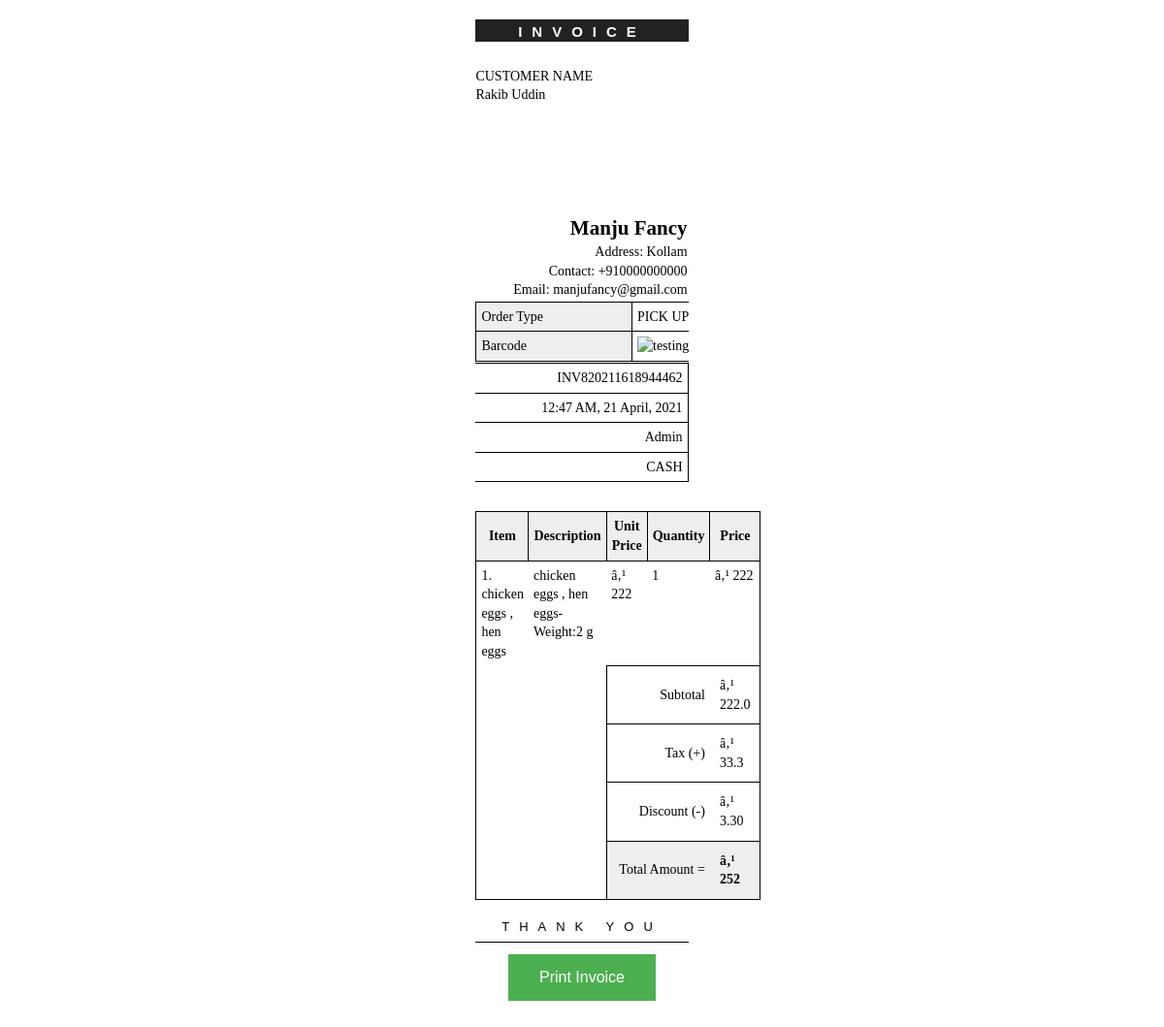
Page /invoice.php?id=INV820211618944462 on the committed database.
### tables this page shows
CREATE TABLE `order_list` (
  `order_id` int(255) NOT NULL,
  `invoice_id` varchar(255) NOT NULL,
  `order_date` varchar(255) NOT NULL,
  `order_time` varchar(255) NOT NULL,
  `order_type` varchar(255) NOT NULL,
  `order_payment_method` varchar(255) NOT NULL,
  `order_price` varchar(255) NOT NULL,
  `discount` varchar(255) NOT NULL,
  `tax` varchar(255) NOT NULL,
  `customer_name` varchar(255) NOT NULL,
  `served_by` varchar(255) NOT NULL,
  `timestamp` timestamp NOT NULL DEFAULT current_timestamp() ON UPDATE current_timestamp()
);

CREATE TABLE `shop` (
  `shop_id` int(11) NOT NULL,
  `shop_name` varchar(255) NOT NULL,
  `shop_contact` varchar(255) NOT NULL,
  `shop_email` varchar(255) NOT NULL,
  `shop_address` varchar(255) NOT NULL,
  `tax` varchar(11) NOT NULL,
  `currency_symbol` varchar(20) NOT NULL,
  `shop_status` varchar(255) NOT NULL
);

CREATE TABLE `order_details` (
  `order_details_id` int(255) NOT NULL,
  `invoice_id` varchar(255) NOT NULL,
  `product_name` text NOT NULL,
  `product_quantity` varchar(255) NOT NULL,
  `product_weight` varchar(255) NOT NULL,
  `product_price` varchar(255) NOT NULL,
  `product_order_date` varchar(255) NOT NULL,
  `product_id` varchar(255) NOT NULL,
  `product_image` varchar(255) NOT NULL,
  `timestamp` timestamp NOT NULL DEFAULT current_timestamp() ON UPDATE current_timestamp()
);

### my_function.php (called while the page is built, shortened)
<?php
function getCurrency()
{
    global $con;
    $result = mysqli_query($con, "SELECT currency_symbol FROM shop WHERE shop_id=1 ");
    $row = mysqli_fetch_assoc($result);
    $currency = $row['currency_symbol'];
    return $currency;
}
?>

### invoice.php (the view, shortened to what this page needs)
<!DOCTYPE html>
<head>
    <link rel='stylesheet' type='text/css' href='css/style.css'/>
    <link rel='stylesheet' type='text/css' href='css/print.css' media="print"/>
</head>
<body>
<div id="page-wrap">
    <textarea id="header">INVOICE</textarea>
    <div id="identity">
        <?php
        include('db_connect.php');
        include("my_function.php");
        $getid = $_GET['id'];
        $my_result = mysqli_query($con, "SELECT * FROM order_list WHERE invoice_id='$getid'");
        $data = mysqli_fetch_array($my_result)
        ?>
        <p id="address">
            CUSTOMER NAME<br>
            <?php echo $data['customer_name'] ?><br>
        </p>
        <div id="logo">
            <?php
            $my_result = mysqli_query($con, "SELECT * FROM shop WHERE shop_id=1");
            $shop_data = mysqli_fetch_array($my_result)
            ?>
           <h2><?php echo $shop_data['shop_name'] ?></h2>
            <p>Address: <?php echo $shop_data['shop_address'] ?></p>
            <p>Contact: <?php echo $shop_data['shop_contact'] ?></p>
            <p>Email:  <?php echo $shop_data['shop_email'] ?></p>
        </div>
    </div>
    <div id="customer">
        <table id="meta2">
            <tr>
                <td class="meta-head">Order Type</td>
                <td><p id="date"><?php echo $data['order_type']?> </p></td>
            </tr>
            <tr>
                <td class="meta-head">Barcode</td>
                <td>
                    <div class="due"> <img alt='testing' src='plugins/barcode/barcode.php?codetype=Code128&size=50&text=<?php echo $getid ?>&print=true'/> </div>
                </td>
        </table>
        <table id="meta">
            <tr>
                <td><p><?php echo  $_GET['id'] ?></p></td>
            </tr>
            <tr>
                <td><p id="date"><?php echo $data['order_time'].', '.date('d F, Y', strtotime($data['order_date']))?></p></td>
            </tr>
            <tr>
                <td>
                    <div class="due"><?php echo $data['served_by'] ?></div>
                </td>
            </tr>
            <tr>
                <td>
                    <div class="due"><?php echo strtoupper( $data['order_payment_method']) ?></div>
                </td>
            </tr>
        </table>
    </div>
    <table id="items">
        <tr>
            <th>Item</th>
            <th>Description</th>
            <th>Unit Price</th>
            <th>Quantity</th>
            <th>Price</th>
        </tr>
        <?php
        $result = mysqli_query($con, "SELECT * FROM order_details WHERE invoice_id='$getid'");
        $i = 1;
        while ($row = mysqli_fetch_array($result)) {
            echo "<tr class='item-row'>";
            echo "<td class='item-name'>" . $i . '.  ' . $row['product_name'] . "</td>";
            echo "<td class='description'>" . $row['product_name'] . "- Weight:".$row['product_weight']."</td>";
            echo "<td class='cost'>" . getCurrency().' ' . $row['product_price'] . "</td>";
            echo "<td class='cost'>" . $row['product_quantity'] . "</td>";
            echo "<td class='cost'>" . getCurrency().' ' . $row['product_quantity'] * $row['product_price'] . "</td>";
            $i++;
        }
        ?>
        <tr>
            <td colspan="2" class="blank"></td>
            <td colspan="2" class="total-line">Subtotal</td>
            <td class="total-value">
                <div id="subtotal"> <?php echo getCurrency().' '.$data['order_price'] ?></div>
            </td>
        </tr>
        <tr>
            <td colspan="2" class="blank"></td>
            <td colspan="2" class="total-line">Tax (+)</td>
            <td class="total-value">
                <div id="subtotal"><?php echo getCurrency().' '.$data['tax'] ?></div>
            </td>
        </tr>
        <tr>
            <td colspan="2" class="blank"></td>
            <td colspan="2" class="total-line">Discount (-)</td>
            <td class="total-value">
                <div id="subtotal"><?php echo getCurrency().' '.$data['discount'] ?></div>
            </td>
        </tr>
        <tr>
            <td colspan="2" class="blank"></td>
            <td colspan="2" class="total-line balance">Total Amount =</td>
            <td class="total-value balance">
                <div class="due"><?php
                    $final_price=$data['order_price']+$data['tax']-$data['discount'] ;
                    echo "<b>".getCurrency().' '; echo $final_price ?></b></div>
            </td>
        </tr>
    </table>
    <div id="terms">
        <h5>THANK YOU</h5>
    </div>
     <div align='center'>
        <input class="button" id ="printbtn" type="button" value="Print Invoice" onclick="window.print();" >
    </div>
    <br>
    <br>
    <br>
</div>
</body>
</html>

### css/style.css (style rules this page uses)
* { margin: 0; padding: 0; }
body { font: 14px/1.4 Georgia, serif; }
#page-wrap { width: 800px;max-width: 58mm; margin: 0 auto; }
textarea { border: 0; font: 14px Georgia, Serif; overflow: hidden; resize: none; }
table { border-collapse: collapse; }
table td, table th { border: 1px solid black; padding: 5px; }
#header { height: 15px; width: 100%; margin: 20px 0; background: #222; text-align: center; color: white; font: bold 15px Helvetica, Sans-Serif; text-decoration: uppercase; letter-spacing: 10px; padding: 4px 0px; }
#address { width: 250px; height: 150px; float: left; }
#customer { overflow: hidden; }
#logo { text-align: right; float: right; position: relative; margin-top: 1px; border: 1px solid #fff; max-width: 400px; max-height: 200px; }
#meta2 { margin-top: 1px; width: 300px; float: left; }
#meta2 td { text-align: left; }
#meta2 td.meta-head { text-align: left; background: #eee; }
#meta { margin-top: 1px; width: 400px; float: right; }
#meta td { text-align: right; }
#items { clear: both; width: 100%; margin: 30px 0 0 0; border: 1px solid black; }
#items th { background: #eee; }
#items tr.item-row td { border: 0; vertical-align: top; }
#items td.description { width: 300px; }
#items td.item-name { width: 175px; }
#items td.total-line { border-right: 0; text-align: right; }
#items td.total-value { border-left: 0; padding: 10px; }
#items td.balance { background: #eee; }
#items td.blank { border: 0; }
#terms { text-align: center; margin: 20px 0 0 0; }
#terms h5 { text-transform: uppercase; font: 13px Helvetica, Sans-Serif; letter-spacing: 10px; border-bottom: 1px solid black; padding: 0 0 8px 0; margin: 0 0 8px 0; }

### invoice.php (style rules this page uses)
.button { background-color: #4CAF50; border: none; color: white; padding: 15px 32px; text-align: center; text-decoration: none; display: inline-block; font-size: 16px; margin: 4px 2px; cursor: pointer; }

### rows in the picture
order_list: customer_name "Rakib Uddin", order_type "PICK UP", order_time "12:47 AM", order_date "21 April, 2021", served_by "Admin", order_payment_method "CASH", order_price "222.0", tax "33.3", discount "3.30", final_price "252"
shop: shop_name "Manju Fancy", shop_address "Kollam", shop_contact "+910000000000", shop_email "manjufancy@gmail.com", currency_symbol "â‚¹"
order_details: product_name "chicken eggs , hen eggs", product_weight "2 g", shop.currency_symbol "â‚¹", product_price "222", product_quantity "1", $row['product_quantity']*$row['product_price'] "222"

### other values in the picture
$_GET['id'] "INV820211618944462"
